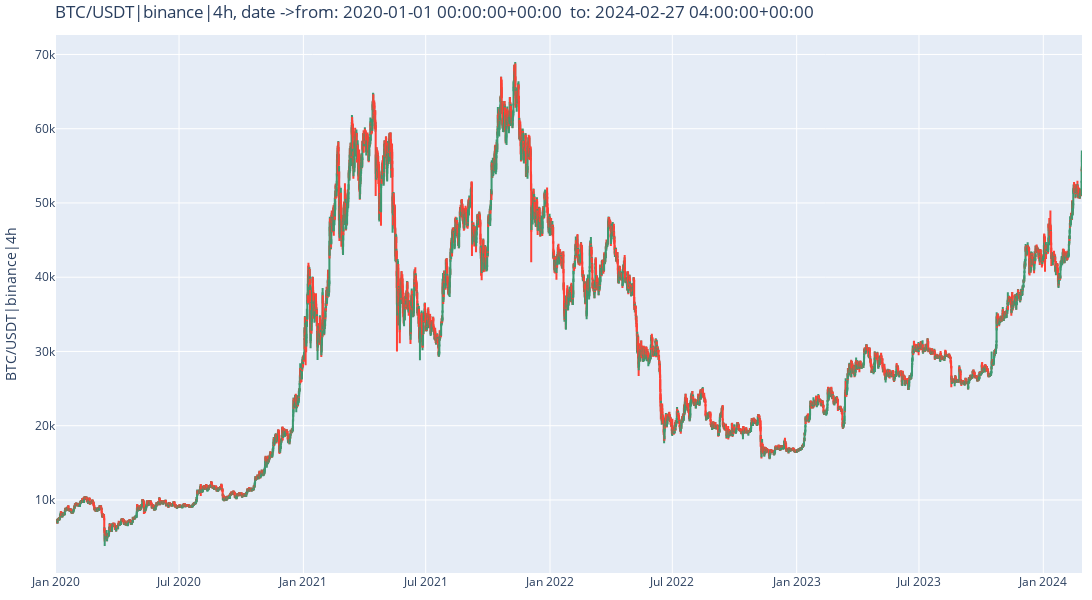

Here is the notebook cell this chart was saved with:
### Code cell
plots.plot_market()

### Figure 1 — Plotly figure (JSON) as saved in the notebook; plotly's stock layout.template omitted (floating-point values rounded to 4 significant figures; data arrays with more than 128 entries replaced by an {"elided": "..."} marker saying what was removed)
{"data": [{"close": {"elided": "9110 float values"}, "high": {"elided": "9110 float values"}, "low": {"elided": "9110 float values"}, "name": "BTC/USDT|binance|4h,candlestick", "open": {"elided": "9110 float values"}, "type": "candlestick", "x": {"elided": "9110 str values"}}], "layout": {"dragmode": "pan", "height": 600, "margin": {"b": 12, "l": 15, "r": 10, "t": 35}, "title": {"text": "BTC/USDT|binance|4h, date ->from: 2020-01-01 00:00:00+00:00  to: 2024-02-27 04:00:00+00:00"}, "width": 1100, "xaxis": {"rangeslider": {"visible": false}}, "yaxis": {"title": {"text": "BTC/USDT|binance|4h"}}}}
